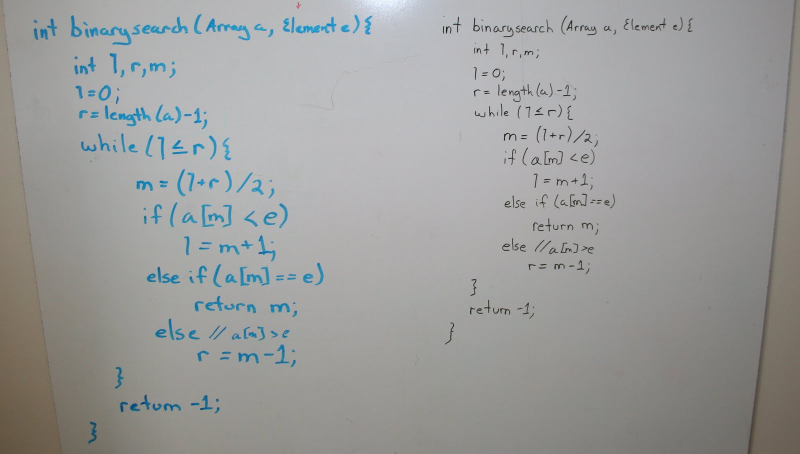
#> input picture img/wbcode_1.jpg, 1600 x 907 px (shown at 1/2 size)
$ python -i im_utils.py   (imports and definitions only)   (older library calls are emulated)
#> lines starting #> are read from the running program, lines starting #| are printed output that depends on the picture
import cv2
import numpy as np

# [33 lines left out: function parse_code_im, not called in this run]

def _segment_block(bw_img):
    """
    TODO: Could be used to reduce false positives or process images w/ multiple
          code blocks. Not ready for prime time
    """
    kernel = np.ones((50,50), np.uint8)
    im_dilation = cv2.dilate(bw_img, kernel, iterations=1)

    im2, contours, hier = cv2.findContours(im_dilation.copy(),
                                           cv2.RETR_EXTERNAL,
                                           cv2.CHAIN_APPROX_SIMPLE)

    im_area = bw_img.shape[0] * bw_img.shape[1]

    return [cv2.boundingRect(c) for c in contours]


# [113 lines left out: functions _segment_lines, _segment_words, _segment_chars, not called in this run]

>>> import cv2
>>> picture = cv2.imread('../img/wbcode_1.jpg', cv2.IMREAD_GRAYSCALE)
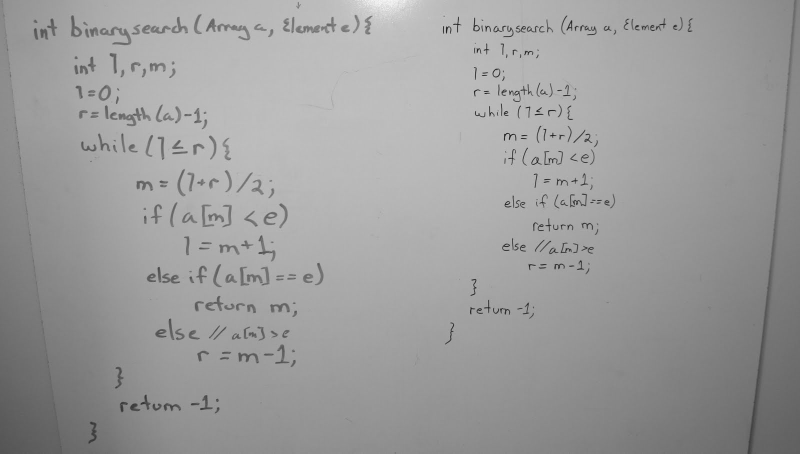
#> picture: shape (907, 1600) (shown at 1/2 size); min 0, max 254, mean 156.4
>>> result = _segment_block(picture)
#> in _segment_block, `im_dilation = cv2.dilate(bw_img, kernel, iterations=1)`:
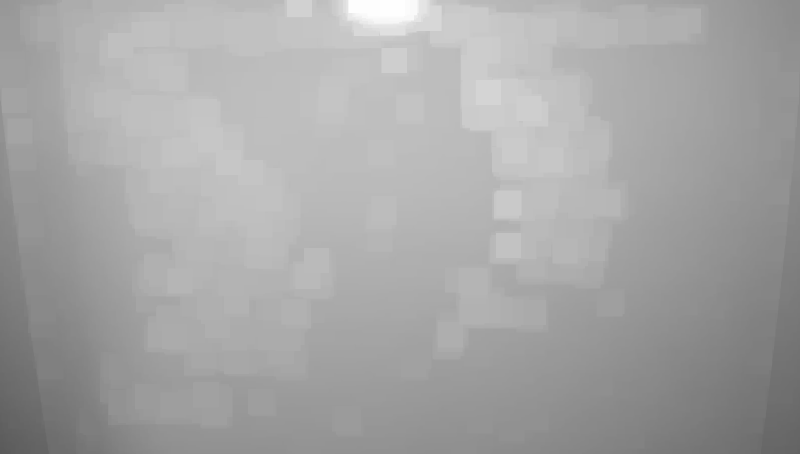
#> im_dilation: shape (907, 1600) (shown at 1/2 size); min 90, max 254, mean 165.8
#> in _segment_block, `im2, contours, hier = cv2.findContours(im_dilation.copy(), cv2.RETR_EX..`: contours = [[[0, 0], [0, 906], [1599, 906], [1599, 0]]]
#> result = [(0, 0, 1600, 907)]
